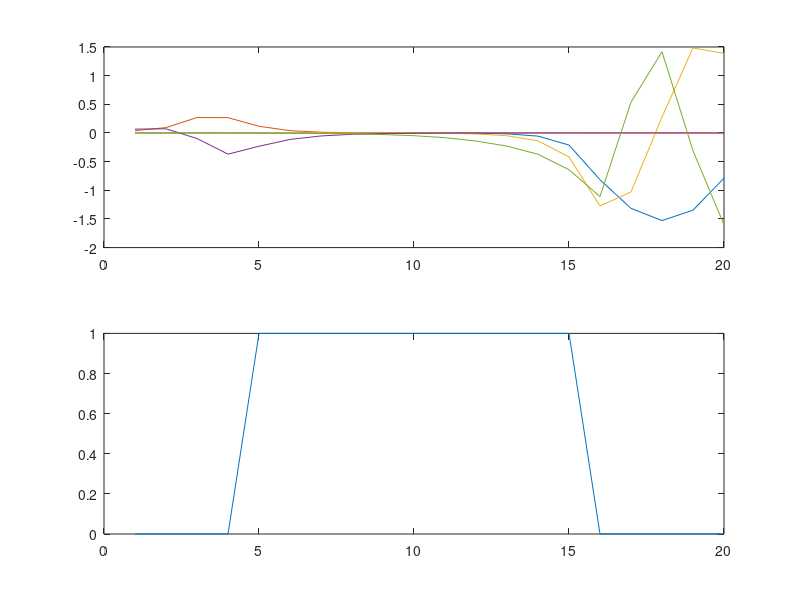

Reproduce this figure in MATLAB.
%Solving the equationsystem.
step=1;
intervallength=20;
intervalstart=0;
boundryconditions=[1,1];
energy=1;
h_bar=1;
m=1;
size=intervallength-intervalstart;
size=size/step;
interval=[intervalstart+step:step:intervallength];

%interval=intervalstart:step:intervalstart+intervallength;

v=zeros(1,size);
H=zeros(size);
b=zeros(size,1);
phi=zeros(size,1);
eigenvectors=zeros(size);
eigenvalues=zeros(size);

%Input boundry data into phi vector
%phi(1)=boundryconditions(1);
%phi(size)=boundryconditions(2);

%Creating the potential
v(5/step:15/step)=1;


%Get the eq. H*phi =b
%Input boundry into H
H(1,1)=2/(step^2)*h_bar/(2*m)+v(1);
H(1,2)=-1/(step^2)*h_bar/(2*m);
%H(1,3)=-1/(step^2)*h_bar/(2*m);
H(size,size)=2/(step^2)*h_bar/(2*m)+v(size);
H(size,size-1)=-1/(step^2)*h_bar/(2*m);
%H(size,size-2)=-1/(step^2)*h_bar/(2*m);

%Calculate the H matrix. 
for i=2:size-1,
   for j=1:size,
       if j==i-1 || j==i+1,
          H(i,j)=-1/(step^2)*h_bar/(2*m);
       end
       if j==i
       H(i,j)= 2/(step^2)*h_bar/(2*m)+v(j);
       end
   end
end

%Create b
for i=1:size,
    b(i)=energy;
end

%Eigenvalues & eigenvectors to H.
[eigenvectors,eigenvalues]=eig(H);
answer=eigenvalues*eigenvectors;
%Normalize???
subplot(2,1,1), plot(interval',answer(:,1:5))
subplot(2,1,2), plot(interval',v)
%plot(interval',eigenvectors(:,1:5))

